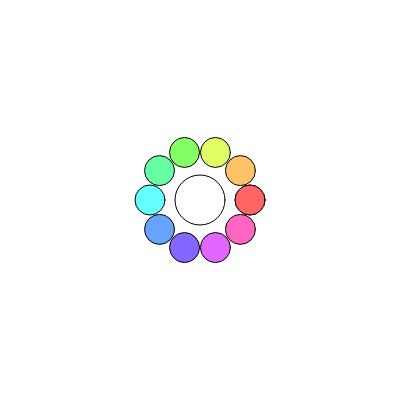
Frame 1 (no input)
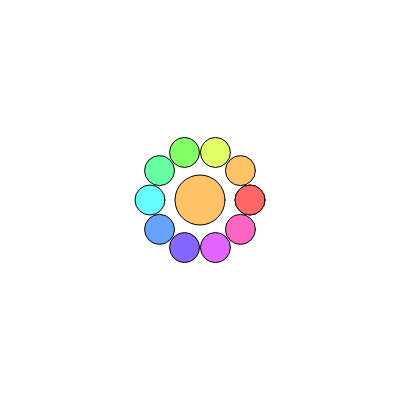
Frame 60 (no input)
Frame 120 (the mouse pressed at the canvas centre since frame 60): identical to frame 60, image omitted

The p5.js sketch that drew these frames (run headless with seeded random() and noise() and a simulated clock; from frame 60 on, the mouse is pressed at the canvas centre):

// p5.js sketch
// ── sketch.js
let position;
let distance;

function setup() {
  createCanvas(400, 400);
  angleMode(DEGREES);
  colorMode(HSB, 360, 100, 100);

  position = createVector(width / 2, height / 2);
  // create distance vector
  distance = createVector(50, 0);
}

function draw() {
  background(220);
  ellipse(position.x, position.y, 50);
  distance = createVector(50, 0);

  // make a temp Vector from Position to distance to get a new Position for the leaf
  let posB = p5.Vector.add(position, distance);
  // draw leaf
  ellipse(posB.x, posB.y, 30);
  //distance.rotate(10);

  let num = 10;
  let angle = 360 / num;
  let d = createVector(50, 0);

  while (num > 0) {
    // make a temp Vector from Position to distance to get a new Position for the leaf
    let pos = p5.Vector.add(position, d);
    fill((360 / 10) * num, 60, 100);
    ellipse(pos.x, pos.y, 30);
    d.rotate(angle);
    num -= 1;
  }
}
